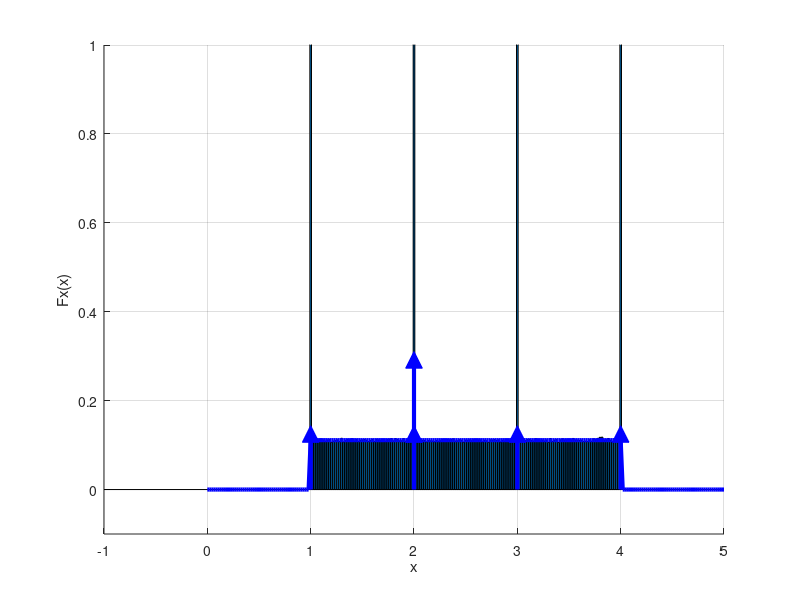
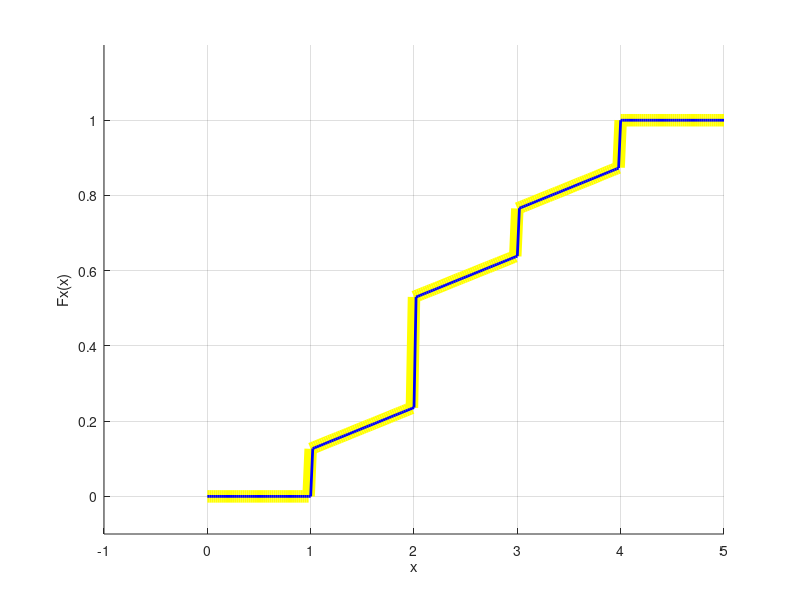

Here is the MATLAB script that generated these plots, in order:
% Aluno: Arthur Cadore M. Barcella
% github: arthurcadore
% Data: 11/09/2023
%============================================================================
clear all; close all; clc;

N = 1000000;             % Numero de realizações;
U = randi([1 6], 1, N);  % Define a faixa de lançamento do dado:

%============================================================================
% Indexação de cada face do dado:

idx1 = (U == 1 | U == 2);         % Se for igual a 1 ou 2, assume o valor 'idx1'
idx2 = (U == 3);                  % Se for igual a 3, assume o index 'idx2'
idx3 = (U == 4 |U == 5 | U == 6); % Se for igual a 4, 5 ou 6, assume o valor 'idx3'

%============================================================================
% Setando os valores a partir da indexação: 

X = zeros(1, N);    % Gera um vetor com as posições zeradas 
                    % para evitar alocação dinâmica de memória.  %

X(idx1) = (3*rand(1,sum(idx1))+1);         % Se U = 1 ou 2     ->   X = Unif([1,4]);
X(idx2) = 2;                               % Se U = 3          ->   X = 1/2;
X(idx3) = randi([1 4], 1, sum(idx3));      % Se U = 4, 5 ou 6  ->   X = Unif([1,2,3,4]);

%============================================================================                                  
% Item a: 

dx = 0.02;         % Definição do operador de passo utilizado
x = 0 : dx : 5;   % Definição dos limites de simulação

% Calculo de PDF de X (Simulada e Teórica):
pdfX_sim = hist(X, x) / (N * dx);
pdfX_teo = [(2/6) * (1/3) * [(x >= 1 & x <= 4)]];

% Impressao da PDF de simulada de X: 
figure; hold on; grid on; 
bar(x, pdfX_sim);

%Desenho dos impulsos: 
plot([2, 2], [1/8, 7/24], 'b', 'LineWidth', 3');
plot([2], [7/24], 'b^', 'MarkerSize', 12, 'MarkerFaceColor', 'b');

plot([1, 1], [0, 1/8], 'b', 'LineWidth', 3');
plot([1], [1/8], 'b^', 'MarkerSize', 12, 'MarkerFaceColor', 'b');

plot([2, 2], [0, 1/8], 'b', 'LineWidth', 3');
plot([2], [1/8], 'b^', 'MarkerSize', 12, 'MarkerFaceColor', 'b');

plot([3, 3], [0, 1/8], 'b', 'LineWidth', 3');
plot([3], [1/8], 'b^', 'MarkerSize', 12, 'MarkerFaceColor', 'b');

plot([4, 4], [0, 1/8], 'b', 'LineWidth', 3');
plot([4], [1/8], 'b^', 'MarkerSize', 12, 'MarkerFaceColor', 'b');


% Impressao da PDF teórica de X: 
plot(x, pdfX_teo, 'b', 'LineWidth',3);

% Definição dos limites dos eixos: 
xlim([-1 5]); ylim([-0.1 1]);

% Definição dos nomes de cada eixo:
xlabel('x'); ylabel('Fx(x)');


%============================================================================
% Item b: 
cdfX_sim = cumsum(pdfX_sim) * dx;
cdfX_teo = 0                                                                       .* (x < 1) + ... 
           (1/8 + (2/18 * x - 2/18))                                               .* (1 < x & x <= 2) + ...
           (1/8 + (4/18 -1/18) + 1/8 + (2/18 * x - 2/18))                          .* (2 < x & x <= 3) + ...  
           (1/8 + (4/18 - 1/18) + 1/8 + (3/18 - 2/18) + 1/8 + (2/18 * x - 3/18))   .* (3 < x & x < 4) + ...   
            1                                                                      .* (4 <= x);
            

% Impressao da CDF teórica e simulada de X: 
figure; hold on;  grid on;
plot(x, cdfX_sim, 'y', 'LineWidth',9);
plot(x, cdfX_teo, 'b', 'LineWidth',2);
xlim([-1 5]); ylim([-0.1 1.2]);
xlabel('x'); ylabel('Fx(x)');

%============================================================================
% Item c: 

% Calculo da Média total (simulada e teórica) de X: 
EX_sim = mean(X)
EX_teo = 29/12

%============================================================================
% Item d:

% Calculo da probabilidade de X dado que X > 3:
 
PrX_lt3_sim = mean(X < 3)     % Probabilidade de X < 1 simulada
%PrX_lt1_teo = 2/3             % Probabilidade de X < 1 calculada 
